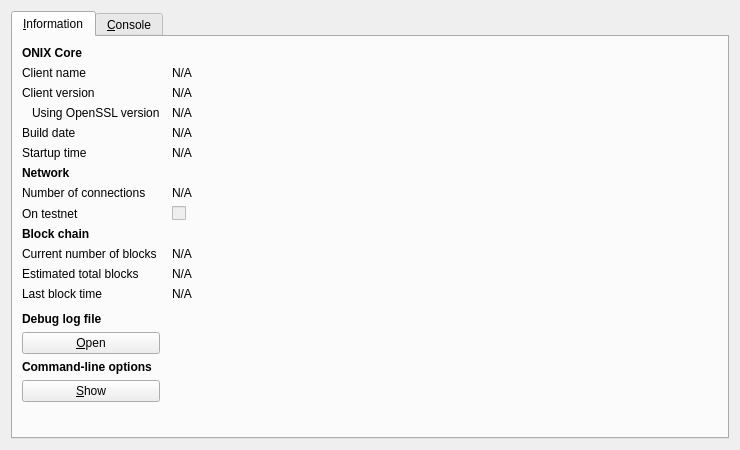
<?xml version="1.0" encoding="UTF-8"?>
<ui version="4.0">
 <class>RPCConsole</class>
 <widget class="QDialog" name="RPCConsole">
  <property name="geometry">
   <rect>
    <x>0</x>
    <y>0</y>
    <width>740</width>
    <height>450</height>
   </rect>
  </property>
  <property name="windowTitle">
   <string>ONIX - Debug window</string>
  </property>
  <layout class="QVBoxLayout" name="verticalLayout_2">
   <item>
    <widget class="QTabWidget" name="tabWidget">
     <property name="currentIndex">
      <number>0</number>
     </property>
     <widget class="QWidget" name="tab_info">
      <attribute name="title">
       <string>&amp;Information</string>
      </attribute>
      <layout class="QGridLayout" name="gridLayout" columnstretch="0,1">
       <property name="horizontalSpacing">
        <number>12</number>
       </property>
       <item row="0" column="0">
        <widget class="QLabel" name="label_9">
         <property name="font">
          <font>
           <weight>75</weight>
           <bold>true</bold>
          </font>
         </property>
         <property name="text">
          <string>ONIX Core</string>
         </property>
        </widget>
       </item>
       <item row="1" column="0">
        <widget class="QLabel" name="label_5">
         <property name="text">
          <string>Client name</string>
         </property>
        </widget>
       </item>
       <item row="1" column="1">
        <widget class="QLabel" name="clientName">
         <property name="cursor">
          <cursorShape>IBeamCursor</cursorShape>
         </property>
         <property name="text">
          <string>N/A</string>
         </property>
         <property name="textFormat">
          <enum>Qt::PlainText</enum>
         </property>
         <property name="textInteractionFlags">
          <set>Qt::LinksAccessibleByMouse|Qt::TextSelectableByKeyboard|Qt::TextSelectableByMouse</set>
         </property>
        </widget>
       </item>
       <item row="2" column="0">
        <widget class="QLabel" name="label_6">
         <property name="text">
          <string>Client version</string>
         </property>
        </widget>
       </item>
       <item row="2" column="1">
        <widget class="QLabel" name="clientVersion">
         <property name="cursor">
          <cursorShape>IBeamCursor</cursorShape>
         </property>
         <property name="text">
          <string>N/A</string>
         </property>
         <property name="textFormat">
          <enum>Qt::PlainText</enum>
         </property>
         <property name="textInteractionFlags">
          <set>Qt::LinksAccessibleByMouse|Qt::TextSelectableByKeyboard|Qt::TextSelectableByMouse</set>
         </property>
        </widget>
       </item>
       <item row="3" column="0">
        <widget class="QLabel" name="label_14">
         <property name="text">
          <string>Using OpenSSL version</string>
         </property>
         <property name="indent">
          <number>10</number>
         </property>
        </widget>
       </item>
       <item row="3" column="1">
        <widget class="QLabel" name="openSSLVersion">
         <property name="cursor">
          <cursorShape>IBeamCursor</cursorShape>
         </property>
         <property name="text">
          <string>N/A</string>
         </property>
         <property name="textFormat">
          <enum>Qt::PlainText</enum>
         </property>
         <property name="textInteractionFlags">
          <set>Qt::LinksAccessibleByMouse|Qt::TextSelectableByKeyboard|Qt::TextSelectableByMouse</set>
         </property>
        </widget>
       </item>
       <item row="4" column="0">
        <widget class="QLabel" name="label_12">
         <property name="text">
          <string>Build date</string>
         </property>
        </widget>
       </item>
       <item row="4" column="1">
        <widget class="QLabel" name="buildDate">
         <property name="cursor">
          <cursorShape>IBeamCursor</cursorShape>
         </property>
         <property name="text">
          <string>N/A</string>
         </property>
         <property name="textFormat">
          <enum>Qt::PlainText</enum>
         </property>
         <property name="textInteractionFlags">
          <set>Qt::LinksAccessibleByMouse|Qt::TextSelectableByKeyboard|Qt::TextSelectableByMouse</set>
         </property>
        </widget>
       </item>
       <item row="5" column="0">
        <widget class="QLabel" name="label_13">
         <property name="text">
          <string>Startup time</string>
         </property>
        </widget>
       </item>
       <item row="5" column="1">
        <widget class="QLabel" name="startupTime">
         <property name="cursor">
          <cursorShape>IBeamCursor</cursorShape>
         </property>
         <property name="text">
          <string>N/A</string>
         </property>
         <property name="textFormat">
          <enum>Qt::PlainText</enum>
         </property>
         <property name="textInteractionFlags">
          <set>Qt::LinksAccessibleByMouse|Qt::TextSelectableByKeyboard|Qt::TextSelectableByMouse</set>
         </property>
        </widget>
       </item>
       <item row="6" column="0">
        <widget class="QLabel" name="label_11">
         <property name="font">
          <font>
           <weight>75</weight>
           <bold>true</bold>
          </font>
         </property>
         <property name="text">
          <string>Network</string>
         </property>
        </widget>
       </item>
       <item row="7" column="0">
        <widget class="QLabel" name="label_7">
         <property name="text">
          <string>Number of connections</string>
         </property>
        </widget>
       </item>
       <item row="7" column="1">
        <widget class="QLabel" name="numberOfConnections">
         <property name="cursor">
          <cursorShape>IBeamCursor</cursorShape>
         </property>
         <property name="text">
          <string>N/A</string>
         </property>
         <property name="textFormat">
          <enum>Qt::PlainText</enum>
         </property>
         <property name="textInteractionFlags">
          <set>Qt::LinksAccessibleByMouse|Qt::TextSelectableByKeyboard|Qt::TextSelectableByMouse</set>
         </property>
        </widget>
       </item>
       <item row="8" column="0">
        <widget class="QLabel" name="label_8">
         <property name="text">
          <string>On testnet</string>
         </property>
        </widget>
       </item>
       <item row="8" column="1">
        <widget class="QCheckBox" name="isTestNet">
         <property name="enabled">
          <bool>false</bool>
         </property>
         <property name="text">
          <string/>
         </property>
        </widget>
       </item>
       <item row="9" column="0">
        <widget class="QLabel" name="label_10">
         <property name="font">
          <font>
           <weight>75</weight>
           <bold>true</bold>
          </font>
         </property>
         <property name="text">
          <string>Block chain</string>
         </property>
        </widget>
       </item>
       <item row="10" column="0">
        <widget class="QLabel" name="label_3">
         <property name="text">
          <string>Current number of blocks</string>
         </property>
        </widget>
       </item>
       <item row="10" column="1">
        <widget class="QLabel" name="numberOfBlocks">
         <property name="cursor">
          <cursorShape>IBeamCursor</cursorShape>
         </property>
         <property name="text">
          <string>N/A</string>
         </property>
         <property name="textFormat">
          <enum>Qt::PlainText</enum>
         </property>
         <property name="textInteractionFlags">
          <set>Qt::LinksAccessibleByMouse|Qt::TextSelectableByKeyboard|Qt::TextSelectableByMouse</set>
         </property>
        </widget>
       </item>
       <item row="11" column="0">
        <widget class="QLabel" name="label_4">
         <property name="text">
          <string>Estimated total blocks</string>
         </property>
        </widget>
       </item>
       <item row="11" column="1">
        <widget class="QLabel" name="totalBlocks">
         <property name="cursor">
          <cursorShape>IBeamCursor</cursorShape>
         </property>
         <property name="text">
          <string>N/A</string>
         </property>
         <property name="textFormat">
          <enum>Qt::PlainText</enum>
         </property>
         <property name="textInteractionFlags">
          <set>Qt::LinksAccessibleByMouse|Qt::TextSelectableByKeyboard|Qt::TextSelectableByMouse</set>
         </property>
        </widget>
       </item>
       <item row="12" column="0">
        <widget class="QLabel" name="label_2">
         <property name="text">
          <string>Last block time</string>
         </property>
        </widget>
       </item>
       <item row="12" column="1">
        <widget class="QLabel" name="lastBlockTime">
         <property name="cursor">
          <cursorShape>IBeamCursor</cursorShape>
         </property>
         <property name="text">
          <string>N/A</string>
         </property>
         <property name="textFormat">
          <enum>Qt::PlainText</enum>
         </property>
         <property name="textInteractionFlags">
          <set>Qt::LinksAccessibleByMouse|Qt::TextSelectableByKeyboard|Qt::TextSelectableByMouse</set>
         </property>
        </widget>
       </item>
       <item row="13" column="0">
        <spacer name="verticalSpacer_2">
         <property name="orientation">
          <enum>Qt::Vertical</enum>
         </property>
         <property name="sizeHint" stdset="0">
          <size>
           <width>20</width>
           <height>20</height>
          </size>
         </property>
        </spacer>
       </item>
       <item row="14" column="0">
        <widget class="QLabel" name="labelDebugLogfile">
         <property name="font">
          <font>
           <weight>75</weight>
           <bold>true</bold>
          </font>
         </property>
         <property name="text">
          <string>Debug log file</string>
         </property>
        </widget>
       </item>
       <item row="15" column="0">
        <widget class="QPushButton" name="openDebugLogfileButton">
         <property name="toolTip">
          <string>Open the ONIX debug log file from the current data directory. This can take a few seconds for large log files.</string>
         </property>
         <property name="text">
          <string>&amp;Open</string>
         </property>
         <property name="autoDefault">
          <bool>false</bool>
         </property>
        </widget>
       </item>
       <item row="16" column="0">
        <widget class="QLabel" name="labelCLOptions">
         <property name="font">
          <font>
           <weight>75</weight>
           <bold>true</bold>
          </font>
         </property>
         <property name="text">
          <string>Command-line options</string>
         </property>
        </widget>
       </item>
       <item row="17" column="0">
        <widget class="QPushButton" name="showCLOptionsButton">
         <property name="toolTip">
          <string>Show the ONIX-Qt help message to get a list with possible ONIX command-line options.</string>
         </property>
         <property name="text">
          <string>&amp;Show</string>
         </property>
         <property name="autoDefault">
          <bool>false</bool>
         </property>
        </widget>
       </item>
       <item row="18" column="0">
        <spacer name="verticalSpacer">
         <property name="orientation">
          <enum>Qt::Vertical</enum>
         </property>
         <property name="sizeHint" stdset="0">
          <size>
           <width>20</width>
           <height>40</height>
          </size>
         </property>
        </spacer>
       </item>
      </layout>
     </widget>
     <widget class="QWidget" name="tab_console">
      <attribute name="title">
       <string>&amp;Console</string>
      </attribute>
      <layout class="QVBoxLayout" name="verticalLayout_3">
       <property name="spacing">
        <number>3</number>
       </property>
       <item>
        <widget class="QTextEdit" name="messagesWidget">
         <property name="minimumSize">
          <size>
           <width>0</width>
           <height>100</height>
          </size>
         </property>
         <property name="readOnly">
          <bool>true</bool>
         </property>
         <property name="tabKeyNavigation" stdset="0">
          <bool>false</bool>
         </property>
         <property name="columnCount" stdset="0">
          <number>2</number>
         </property>
        </widget>
       </item>
       <item>
        <layout class="QHBoxLayout" name="horizontalLayout">
         <property name="spacing">
          <number>3</number>
         </property>
         <item>
          <widget class="QLabel" name="label">
           <property name="text">
            <string notr="true">&gt;</string>
           </property>
          </widget>
         </item>
         <item>
          <widget class="QLineEdit" name="lineEdit"/>
         </item>
         <item>
          <widget class="QPushButton" name="clearButton">
           <property name="maximumSize">
            <size>
             <width>24</width>
             <height>24</height>
            </size>
           </property>
           <property name="toolTip">
            <string>Clear console</string>
           </property>
           <property name="text">
            <string/>
           </property>
           <property name="icon">
            <iconset resource="../bitcoin.qrc">
             <normaloff>:/icons/remove</normaloff>:/icons/remove</iconset>
           </property>
           <property name="shortcut">
            <string notr="true">Ctrl+L</string>
           </property>
           <property name="autoDefault">
            <bool>false</bool>
           </property>
          </widget>
         </item>
        </layout>
       </item>
      </layout>
     </widget>
    </widget>
   </item>
  </layout>
 </widget>
 <resources>
  <include location="../bitcoin.qrc"/>
 </resources>
 <connections/>
</ui>
